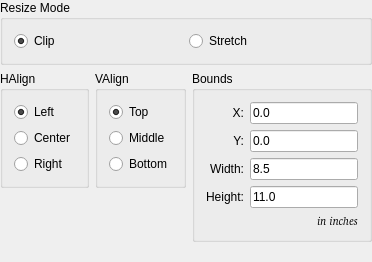
         <widget class="QWidget" name="tab22" >
          <attribute name="title" >
           <string>Layout</string>
          </attribute>
          <layout class="QVBoxLayout" >
           <property name="spacing" >
            <number>6</number>
           </property>
           <property name="leftMargin" >
            <number>0</number>
           </property>
           <property name="topMargin" >
            <number>0</number>
           </property>
           <property name="rightMargin" >
            <number>0</number>
           </property>
           <property name="bottomMargin" >
            <number>0</number>
           </property>
           <item>
            <widget class="QGroupBox" name="_gbBgResizeMode" >
             <property name="title" >
              <string>Resize Mode</string>
             </property>
             <layout class="QHBoxLayout" >
              <property name="spacing" >
               <number>6</number>
              </property>
              <property name="leftMargin" >
               <number>11</number>
              </property>
              <property name="topMargin" >
               <number>11</number>
              </property>
              <property name="rightMargin" >
               <number>11</number>
              </property>
              <property name="bottomMargin" >
               <number>11</number>
              </property>
              <item>
               <widget class="QRadioButton" name="_rbBgClip" >
                <property name="text" >
                 <string>Clip</string>
                </property>
                <property name="checked" >
                 <bool>true</bool>
                </property>
               </widget>
              </item>
              <item>
               <widget class="QRadioButton" name="_rbBgStretch" >
                <property name="text" >
                 <string>Stretch</string>
                </property>
               </widget>
              </item>
             </layout>
            </widget>
           </item>
           <item>
            <layout class="QHBoxLayout" >
             <property name="spacing" >
              <number>6</number>
             </property>
             <property name="leftMargin" >
              <number>0</number>
             </property>
             <property name="topMargin" >
              <number>0</number>
             </property>
             <property name="rightMargin" >
              <number>0</number>
             </property>
             <property name="bottomMargin" >
              <number>0</number>
             </property>
             <item>
              <layout class="QVBoxLayout" >
               <property name="spacing" >
                <number>6</number>
               </property>
               <property name="leftMargin" >
                <number>0</number>
               </property>
               <property name="topMargin" >
                <number>0</number>
               </property>
               <property name="rightMargin" >
                <number>0</number>
               </property>
               <property name="bottomMargin" >
                <number>0</number>
               </property>
               <item>
                <layout class="QHBoxLayout" >
                 <property name="spacing" >
                  <number>6</number>
                 </property>
                 <property name="leftMargin" >
                  <number>0</number>
                 </property>
                 <property name="topMargin" >
                  <number>0</number>
                 </property>
                 <property name="rightMargin" >
                  <number>0</number>
                 </property>
                 <property name="bottomMargin" >
                  <number>0</number>
                 </property>
                 <item>
                  <widget class="QGroupBox" name="_gbBgHAlign" >
                   <property name="sizePolicy" >
                    <sizepolicy vsizetype="Minimum" hsizetype="Preferred" >
                     <horstretch>0</horstretch>
                     <verstretch>0</verstretch>
                    </sizepolicy>
                   </property>
                   <property name="title" >
                    <string>HAlign</string>
                   </property>
                   <layout class="QVBoxLayout" >
                    <property name="spacing" >
                     <number>6</number>
                    </property>
                    <property name="leftMargin" >
                     <number>11</number>
                    </property>
                    <property name="topMargin" >
                     <number>11</number>
                    </property>
                    <property name="rightMargin" >
                     <number>11</number>
                    </property>
                    <property name="bottomMargin" >
                     <number>11</number>
                    </property>
                    <item>
                     <widget class="QRadioButton" name="_rbBgHAlignLeft" >
                      <property name="text" >
                       <string>Left</string>
                      </property>
                      <property name="checked" >
                       <bool>true</bool>
                      </property>
                     </widget>
                    </item>
                    <item>
                     <widget class="QRadioButton" name="_rbBgHAlignCenter" >
                      <property name="text" >
                       <string>Center</string>
                      </property>
                     </widget>
                    </item>
                    <item>
                     <widget class="QRadioButton" name="_rbBgHAlignRight" >
                      <property name="text" >
                       <string>Right</string>
                      </property>
                     </widget>
                    </item>
                   </layout>
                  </widget>
                 </item>
                 <item>
                  <widget class="QGroupBox" name="_gbBgVAlign" >
                   <property name="sizePolicy" >
                    <sizepolicy vsizetype="Minimum" hsizetype="Preferred" >
                     <horstretch>0</horstretch>
                     <verstretch>0</verstretch>
                    </sizepolicy>
                   </property>
                   <property name="title" >
                    <string>VAlign</string>
                   </property>
                   <layout class="QVBoxLayout" >
                    <property name="spacing" >
                     <number>6</number>
                    </property>
                    <property name="leftMargin" >
                     <number>11</number>
                    </property>
                    <property name="topMargin" >
                     <number>11</number>
                    </property>
                    <property name="rightMargin" >
                     <number>11</number>
                    </property>
                    <property name="bottomMargin" >
                     <number>11</number>
                    </property>
                    <item>
                     <widget class="QRadioButton" name="_rbBgVAlignTop" >
                      <property name="text" >
                       <string>Top</string>
                      </property>
                      <property name="checked" >
                       <bool>true</bool>
                      </property>
                     </widget>
                    </item>
                    <item>
                     <widget class="QRadioButton" name="_rbBgVAlignMiddle" >
                      <property name="text" >
                       <string>Middle</string>
                      </property>
                     </widget>
                    </item>
                    <item>
                     <widget class="QRadioButton" name="_rbBgVAlignBottom" >
                      <property name="text" >
                       <string>Bottom</string>
                      </property>
                     </widget>
                    </item>
                   </layout>
                  </widget>
                 </item>
                </layout>
               </item>
               <item>
                <spacer>
                 <property name="orientation" >
                  <enum>Qt::Vertical</enum>
                 </property>
                 <property name="sizeType" >
                  <enum>QSizePolicy::Expanding</enum>
                 </property>
                 <property name="sizeHint" >
                  <size>
                   <width>20</width>
                   <height>40</height>
                  </size>
                 </property>
                </spacer>
               </item>
              </layout>
             </item>
             <item>
              <layout class="QVBoxLayout" >
               <property name="spacing" >
                <number>6</number>
               </property>
               <property name="leftMargin" >
                <number>0</number>
               </property>
               <property name="topMargin" >
                <number>0</number>
               </property>
               <property name="rightMargin" >
                <number>0</number>
               </property>
               <property name="bottomMargin" >
                <number>0</number>
               </property>
               <item>
                <widget class="QGroupBox" name="_gbBgBounds" >
                 <property name="title" >
                  <string>Bounds</string>
                 </property>
                 <layout class="QVBoxLayout" >
                  <property name="spacing" >
                   <number>6</number>
                  </property>
                  <property name="leftMargin" >
                   <number>11</number>
                  </property>
                  <property name="topMargin" >
                   <number>11</number>
                  </property>
                  <property name="rightMargin" >
                   <number>11</number>
                  </property>
                  <property name="bottomMargin" >
                   <number>11</number>
                  </property>
                  <item>
                   <layout class="QGridLayout" >
                    <property name="leftMargin" >
                     <number>0</number>
                    </property>
                    <property name="topMargin" >
                     <number>0</number>
                    </property>
                    <property name="rightMargin" >
                     <number>0</number>
                    </property>
                    <property name="bottomMargin" >
                     <number>0</number>
                    </property>
                    <property name="horizontalSpacing" >
                     <number>6</number>
                    </property>
                    <property name="verticalSpacing" >
                     <number>6</number>
                    </property>
                    <item row="1" column="0" >
                     <widget class="QLabel" name="_lblBgY" >
                      <property name="text" >
                       <string>Y:</string>
                      </property>
                      <property name="alignment" >
                       <set>Qt::AlignRight|Qt::AlignTrailing|Qt::AlignVCenter</set>
                      </property>
                     </widget>
                    </item>
                    <item row="2" column="0" >
                     <widget class="QLabel" name="_lblBgWidth" >
                      <property name="text" >
                       <string>Width:</string>
                      </property>
                      <property name="alignment" >
                       <set>Qt::AlignRight|Qt::AlignTrailing|Qt::AlignVCenter</set>
                      </property>
                     </widget>
                    </item>
                    <item row="0" column="0" >
                     <widget class="QLabel" name="_lblBgX" >
                      <property name="text" >
                       <string>X:</string>
                      </property>
                      <property name="alignment" >
                       <set>Qt::AlignRight|Qt::AlignTrailing|Qt::AlignVCenter</set>
                      </property>
                     </widget>
                    </item>
                    <item row="3" column="1" >
                     <widget class="QLineEdit" name="_leBgHeight" >
                      <property name="text" >
                       <string>11.0</string>
                      </property>
                     </widget>
                    </item>
                    <item row="3" column="0" >
                     <widget class="QLabel" name="_lblBgHeight" >
                      <property name="text" >
                       <string>Height:</string>
                      </property>
                      <property name="alignment" >
                       <set>Qt::AlignRight|Qt::AlignTrailing|Qt::AlignVCenter</set>
                      </property>
                     </widget>
                    </item>
                    <item row="1" column="1" >
                     <widget class="QLineEdit" name="_leBgY" >
                      <property name="text" >
                       <string>0.0</string>
                      </property>
                     </widget>
                    </item>
                    <item row="0" column="1" >
                     <widget class="QLineEdit" name="_leBgX" >
                      <property name="text" >
                       <string>0.0</string>
                      </property>
                     </widget>
                    </item>
                    <item row="2" column="1" >
                     <widget class="QLineEdit" name="_leBgWidth" >
                      <property name="text" >
                       <string>8.5</string>
                      </property>
                     </widget>
                    </item>
                   </layout>
                  </item>
                  <item>
                   <widget class="QLabel" name="_lblBoundsInInches" >
                    <property name="font" >
                     <font>
                      <family>Helvetica [Cronyx]</family>
                      <pointsize>8</pointsize>
                      <weight>50</weight>
                      <italic>true</italic>
                      <bold>false</bold>
                      <underline>false</underline>
                      <strikeout>false</strikeout>
                     </font>
                    </property>
                    <property name="text" >
                     <string>in inches</string>
                    </property>
                    <property name="alignment" >
                     <set>Qt::AlignRight|Qt::AlignTrailing|Qt::AlignVCenter</set>
                    </property>
                   </widget>
                  </item>
                 </layout>
                </widget>
               </item>
               <item>
                <spacer>
                 <property name="orientation" >
                  <enum>Qt::Vertical</enum>
                 </property>
                 <property name="sizeType" >
                  <enum>QSizePolicy::Expanding</enum>
                 </property>
                 <property name="sizeHint" >
                  <size>
                   <width>20</width>
                   <height>20</height>
                  </size>
                 </property>
                </spacer>
               </item>
              </layout>
             </item>
            </layout>
           </item>
          </layout>
         </widget>
